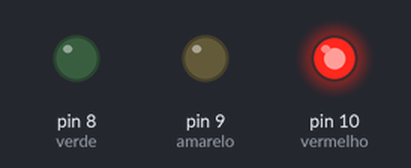
Recording of a sketch running on a simulated Arduino Uno, built with avr-gcc and run on an emulated ATmega328P. Parts: output pins drawn as LEDs (lit = HIGH).

Above: at 2.5 s.
At 7.5 s:
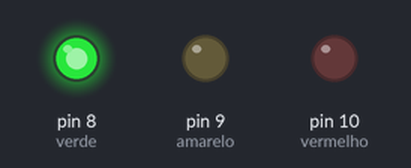
At 11.0 s:
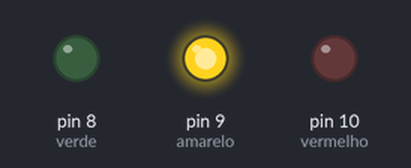
Timing chart, 0 to 15.6 s (numbered marks = the images above):
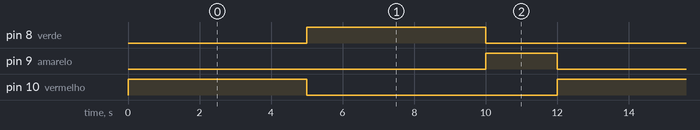

The sketch:

semaforo.ino
```cpp
//constantes do tipo inteiro, valores nao variaveis
const int vermelho = 10;
const int amarelo = 9;
const int verde = 8;

//funcao setup, definicao dos modos dos pinos como saida
void setup() {
  pinMode(vermelho, OUTPUT);
  pinMode(amarelo, OUTPUT);
  pinMode(verde, OUTPUT);
}

//funcao loop
void loop() {
  //iniciando farol em vermelho
  digitalWrite(vermelho, HIGH);
  digitalWrite(amarelo, LOW);
  digitalWrite(verde, LOW);

  delay(5000); //espera 5 segundos

  //mudando farol para verde
  digitalWrite(verde, HIGH);
  digitalWrite(vermelho, LOW);

  delay(5000); //espera 5 segundos

  //mudando farol para amarelo
  digitalWrite(verde, LOW);
  digitalWrite(amarelo, HIGH);

  delay(2000);//espera 2 segundos
}
```

Measured:
- by itself, pin 8 (verde), pin 10 (vermelho): alternates HIGH for 5.0 s and LOW for 7.0 s
- by itself, pin 9 (amarelo): alternates HIGH for 2.0 s and LOW for 10.0 s
- by itself, everything shown: repeats every 12.0 s, in 3 steps
